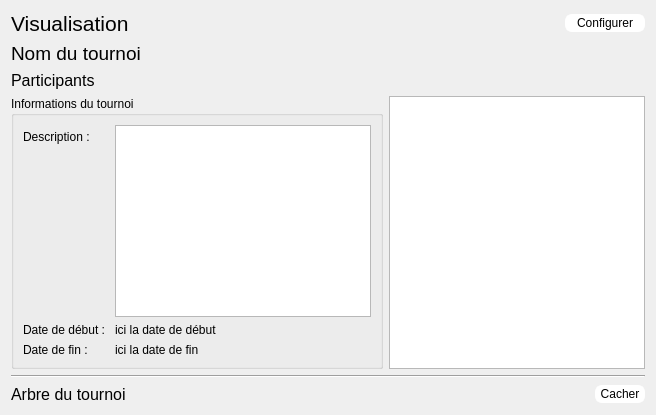
          <widget class="QWidget" name="viewPage">
           <layout class="QVBoxLayout" name="verticalLayout_7">
            <item>
             <layout class="QHBoxLayout" name="horizontalLayout_6">
              <item>
               <widget class="QLabel" name="viewLabel">
                <property name="font">
                 <font>
                  <pointsize>16</pointsize>
                 </font>
                </property>
                <property name="text">
                 <string>Visualisation</string>
                </property>
               </widget>
              </item>
              <item>
               <spacer name="horizontalSpacer_4">
                <property name="orientation">
                 <enum>Qt::Horizontal</enum>
                </property>
                <property name="sizeHint" stdset="0">
                 <size>
                  <width>40</width>
                  <height>20</height>
                 </size>
                </property>
               </spacer>
              </item>
              <item>
               <widget class="QPushButton" name="configurePushButton">
                <property name="minimumSize">
                 <size>
                  <width>80</width>
                  <height>0</height>
                 </size>
                </property>
                <property name="styleSheet">
                 <string notr="true">color: rgb(0, 0, 0);
background-color: rgb(255, 255, 255);
border: 2px solid white;
border-radius: 7px;</string>
                </property>
                <property name="text">
                 <string>Configurer</string>
                </property>
               </widget>
              </item>
             </layout>
            </item>
            <item>
             <layout class="QHBoxLayout" name="horizontalLayout_7">
              <item>
               <widget class="QLabel" name="tournamentNameLabel">
                <property name="font">
                 <font>
                  <pointsize>14</pointsize>
                 </font>
                </property>
                <property name="text">
                 <string>Nom du tournoi</string>
                </property>
               </widget>
              </item>
             </layout>
            </item>
            <item>
             <widget class="QLabel" name="playersLabel">
              <property name="font">
               <font>
                <pointsize>12</pointsize>
               </font>
              </property>
              <property name="text">
               <string>Participants</string>
              </property>
             </widget>
            </item>
            <item>
             <layout class="QHBoxLayout" name="horizontalLayout_8">
              <item>
               <widget class="QGroupBox" name="detailsGroupBox">
                <property name="maximumSize">
                 <size>
                  <width>16777215</width>
                  <height>350</height>
                 </size>
                </property>
                <property name="title">
                 <string>Informations du tournoi</string>
                </property>
                <property name="flat">
                 <bool>true</bool>
                </property>
                <layout class="QFormLayout" name="formLayout_8">
                 <item row="0" column="0">
                  <widget class="QLabel" name="descriptionLabel">
                   <property name="text">
                    <string>Description :</string>
                   </property>
                  </widget>
                 </item>
                 <item row="0" column="1">
                  <widget class="QTextEdit" name="detailsTextEdit">
                   <property name="sizePolicy">
                    <sizepolicy hsizetype="Expanding" vsizetype="Expanding">
                     <horstretch>0</horstretch>
                     <verstretch>0</verstretch>
                    </sizepolicy>
                   </property>
                   <property name="minimumSize">
                    <size>
                     <width>0</width>
                     <height>0</height>
                    </size>
                   </property>
                   <property name="maximumSize">
                    <size>
                     <width>16777215</width>
                     <height>250</height>
                    </size>
                   </property>
                   <property name="frameShape">
                    <enum>QFrame::StyledPanel</enum>
                   </property>
                   <property name="readOnly">
                    <bool>true</bool>
                   </property>
                  </widget>
                 </item>
                 <item row="3" column="0">
                  <widget class="QLabel" name="endLabel">
                   <property name="text">
                    <string>Date de fin :</string>
                   </property>
                  </widget>
                 </item>
                 <item row="2" column="1">
                  <widget class="QLabel" name="startLabel_2">
                   <property name="text">
                    <string>ici la date de début</string>
                   </property>
                  </widget>
                 </item>
                 <item row="3" column="1">
                  <widget class="QLabel" name="endLabel_2">
                   <property name="text">
                    <string>ici la date de fin</string>
                   </property>
                  </widget>
                 </item>
                 <item row="2" column="0">
                  <widget class="QLabel" name="startLabel">
                   <property name="text">
                    <string>Date de début : </string>
                   </property>
                  </widget>
                 </item>
                </layout>
               </widget>
              </item>
              <item>
               <widget class="QListWidget" name="playersListWidget">
                <property name="maximumSize">
                 <size>
                  <width>16777215</width>
                  <height>350</height>
                 </size>
                </property>
               </widget>
              </item>
             </layout>
            </item>
            <item>
             <widget class="Line" name="line_2">
              <property name="orientation">
               <enum>Qt::Horizontal</enum>
              </property>
             </widget>
            </item>
            <item>
             <layout class="QHBoxLayout" name="horizontalLayout_9">
              <item>
               <widget class="QLabel" name="treeLabel">
                <property name="font">
                 <font>
                  <pointsize>12</pointsize>
                 </font>
                </property>
                <property name="text">
                 <string>Arbre du tournoi</string>
                </property>
               </widget>
              </item>
              <item>
               <spacer name="horizontalSpacer_5">
                <property name="orientation">
                 <enum>Qt::Horizontal</enum>
                </property>
                <property name="sizeHint" stdset="0">
                 <size>
                  <width>40</width>
                  <height>20</height>
                 </size>
                </property>
               </spacer>
              </item>
              <item>
               <widget class="QPushButton" name="hidePushButton">
                <property name="minimumSize">
                 <size>
                  <width>50</width>
                  <height>0</height>
                 </size>
                </property>
                <property name="maximumSize">
                 <size>
                  <width>50</width>
                  <height>16777215</height>
                 </size>
                </property>
                <property name="styleSheet">
                 <string notr="true">color: rgb(0, 0, 0);
background-color: rgb(255, 255, 255);
border: 2px solid white;
border-radius: 7px;</string>
                </property>
                <property name="text">
                 <string>Cacher</string>
                </property>
                <property name="checkable">
                 <bool>true</bool>
                </property>
               </widget>
              </item>
             </layout>
            </item>
           </layout>
          </widget>
